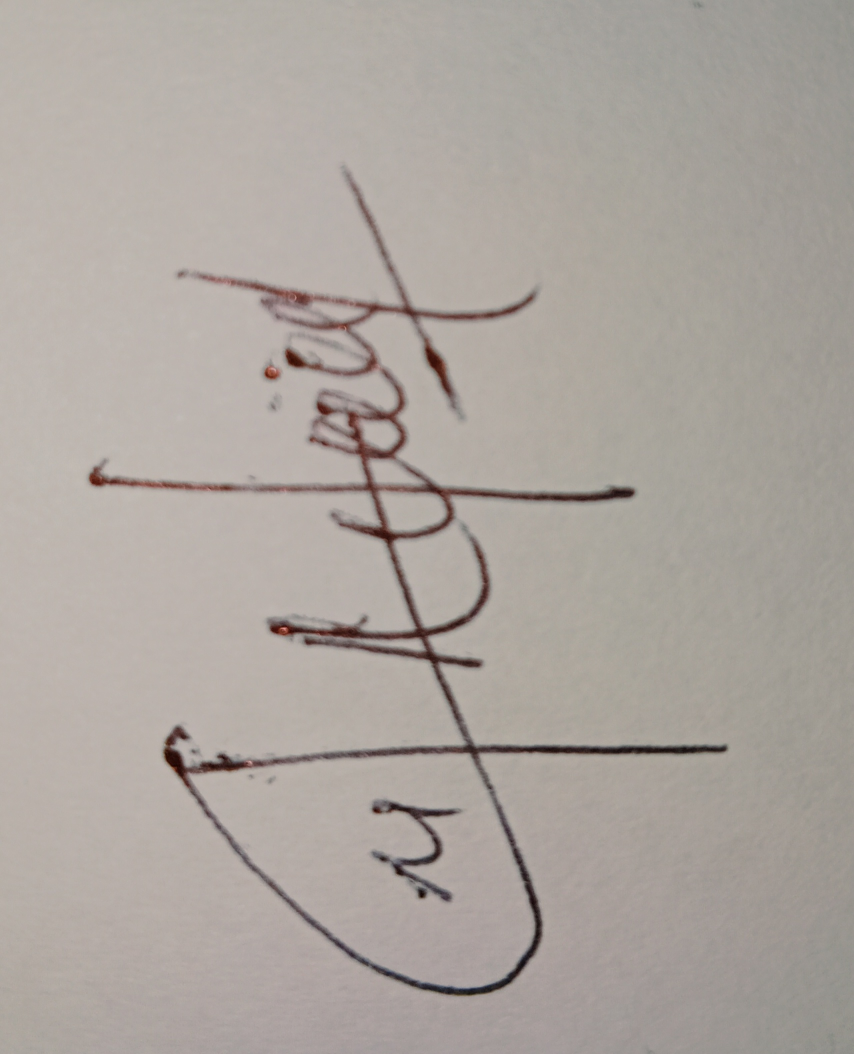
#> input picture UTS/Train1/TTD NAtsya labaso/IMG_20241216_015451.jpg, 1708 x 2108 px, found by its file name (shown at 1/2 size); its folder holds only this picture in this run
$ python uts1.py
#> lines starting #> are read from the running program, lines starting #| are printed output that depends on the picture
import os
import cv2
import numpy as np
from sklearn.model_selection import train_test_split
from sklearn.svm import SVC
from sklearn.metrics import accuracy_score
from skimage.feature import hog

# Fungsi untuk membaca gambar dan labelnya
def load_images_and_labels(base_folder):
    images = []
    labels = []
    label_names = []

    for label, subfolder in enumerate(os.listdir(base_folder)):
        subfolder_path = os.path.join(base_folder, subfolder)
        if os.path.isdir(subfolder_path):
            label_names.append(subfolder)
            for filename in os.listdir(subfolder_path):
                file_path = os.path.join(subfolder_path, filename)
                if file_path.endswith(('.png', '.jpg', '.jpeg')):
                    # Baca gambar
                    img = cv2.imread(file_path, cv2.IMREAD_GRAYSCALE)
#> img: shape (2108, 1708); min 6, max 191, mean 166.1
                    img = cv2.resize(img, (128, 128))  # Resize gambar
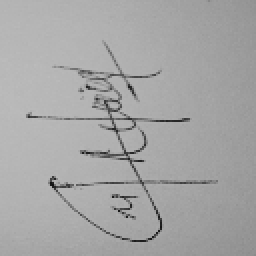
#> img: shape (128, 128) (shown 2 times larger); min 18, max 187, mean 166.1
                    # Ekstraksi fitur menggunakan HOG
                    features, _ = hog(img, pixels_per_cell=(16, 16), cells_per_block=(2, 2), visualize=True)
#> features = 1764 values, max 0.574 at index 939, min 0.00211 at index 1268, mean 0.133
                    images.append(features)
                    labels.append(label)
#> pass 2 of the loop in load_images_and_labels, `for label, subfolder in enumerate(os.listdir(base_folder)):`:
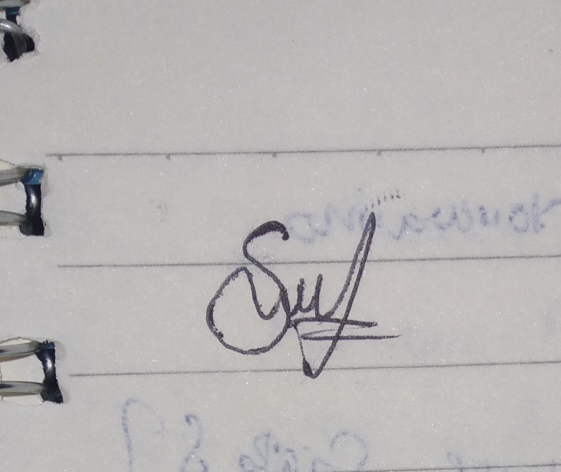
#> input picture UTS/Train1/TTD SUPARMAN/Suparman1.jpg, 1121 x 944 px, found by its file name (shown at 1/2 size)
#> in load_images_and_labels, `img = cv2.resize(img, (128, 128))`:
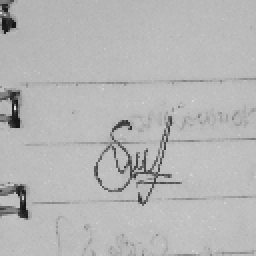
#> img: shape (128, 128) (shown 2 times larger); min 19, max 229, mean 181.6
#> features = 1764 values, max 0.431 at index 1440, min 0.00896 at index 1099, mean 0.141

    return np.array(images), np.array(labels), label_names

# Load dataset
base_folder = r'C:\Users\asus\Documents\Uts dan Uas Kecerdasan Buatan\UTS\Train1'
X, y, label_names = load_images_and_labels(base_folder)
#> y = [0, 1]; label_names = ['TTD NAtsya labaso', 'TTD SUPARMAN']

# Split dataset menjadi training dan testing
X_train, X_test, y_train, y_test = train_test_split(X, y, test_size=0.2, random_state=42)
#> y_train = [0]; y_test = [1]

# Latih model SVM
svm_model = SVC(kernel='linear', probability=True)
#> (the run stopped early here; a loop or call above may not have finished)
